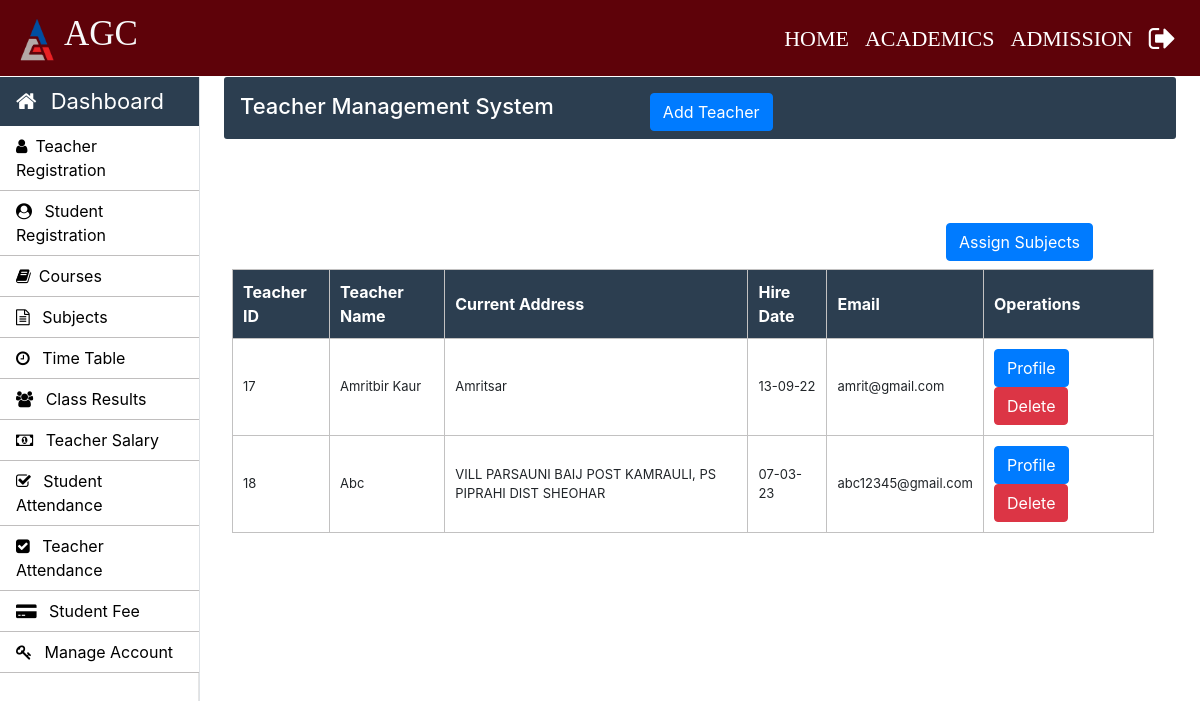
Screenshot of /Admin/teacher.php (signed in) with the database file from the repository.
### tables this page shows
CREATE TABLE `teacher_info` (
  `teacher_id` int(11) NOT NULL,
  `department` varchar(30) NOT NULL,
  `designation` varchar(30) NOT NULL,
  `appointment_type` varchar(30) NOT NULL,
  `employee_name` varchar(30) NOT NULL,
  `father_name` varchar(50) NOT NULL,
  `hq` varchar(30) NOT NULL,
  `employee_role` varchar(30) NOT NULL,
  `employee_code` varchar(30) NOT NULL,
  `doj` varchar(30) NOT NULL,
  `email` varchar(30) NOT NULL,
  `phone_no` varchar(11) NOT NULL,
  `profile_image` blob NOT NULL,
  `teacher_status` varchar(10) NOT NULL,
  `marital_status` varchar(30) NOT NULL,
  `dob` varchar(15) NOT NULL,
  `gender` varchar(10) NOT NULL,
  `address` varchar(100) NOT NULL,
  `city` varchar(100) NOT NULL,
  `country` varchar(50) NOT NULL,
  `state` varchar(20) NOT NULL,
  `unet` varchar(30) NOT NULL,
  `hire_date` varchar(10) NOT NULL
);

### Admin/teacher.php (the view, shortened to what this page needs)
<?php
		require_once "../connection/connection.php";
	?>
<!doctype html>
<html lang="en">
	<head>
	</head>
	<body>
		<?php include('../common/common-header.php') ?>
		<?php include('../common/admin-sidebar.php') ?>
		<main role="main" class="col-xl-10 col-lg-9 col-md-8 ml-sm-auto px-md-4 mb-2 w-100">
			<div class="sub-main">
				<div class="text-center d-flex flex-wrap flex-md-nowrap pt-3 pb-2 mb-3 text-white admin-dashboard pl-3">
					<div class="d-flex">
						<h4 class="mr-5">Teacher Management System </h4>
						<button type="button" class="btn btn-primary ml-5" data-toggle="modal" data-target=".bd-example-modal-lg">Add Teacher</button>
					</div>
				</div>
				<div class="row w-100">
				</div>
				<div class="row w-100">
					<div class="col-md-12 ml-2">
						<section class="mt-3">
							<div class="row">
								<div class="col-md-3 offset-9 pt-5 mb-2">
									<button type="button" class="btn btn-primary" data-toggle="modal" data-target=".bd-example-modal-lg1">Assign Subjects</button>
								</div>
							</div>
							<table class="w-100 table-elements mb-5 table-three-tr" cellpadding="10">
								<tr class="table-tr-head table-three text-white">
									<th>Teacher ID</th>
									<th>Teacher Name</th>
									<th>Current Address</th>
									<th>Hire Date</th>
									<th>Email</th>
									<th>Operations</th>
								</tr>
								<?php
								$query="select teacher_id,employee_name,address,hire_date,email from teacher_info";
								$run=mysqli_query($con,$query);
								while($row=mysqli_fetch_array($run)) {
									echo "<tr>";
									echo "<td>".$row["teacher_id"]."</td>";
									echo "<td>".$row["employee_name"]." </td>";
									echo "<td>".$row["address"]."</td>";
									echo "<td>".$row["hire_date"]."</td>";
									echo "<td>".$row["email"]."</td>";
									echo	"<td width='170'><a class='btn btn-primary' href=display-teacher.php?teacher_id=".$row['teacher_id'].">Profile</a> <a class='btn btn-danger' href=delete-function.php?teacher_id=".$row['teacher_id'].">Delete</a></td>";
									echo "</tr>";
								}
								?>
							</table>
						</section>
					</div>
				</div>
			</div>
		</main>
	</body>
</html>

### Css/style.css (style rules this page uses)
h4 { font-size: 22px; }
.admin-dashboard { margin-top: 1px !important; background: #2c3e50 !important; border-radius: 3px; }
.table-elements tr, td, th { font-size: 13px; border: 1px solid rgb(194, 193, 193); padding-left: 10px !important; }
.table-three { background: #2c3e50 !important; }
.table-tr-head { height: 45px !important; padding: 10px !important; margin-top: 5px !important; }
.table-font-for-transcript td, th { font-size: 16px !important; }

### rows the page displays
teacher_info: teacher_id "17", employee_name "Amritbir Kaur", address "Amritsar", hire_date "13-09-22", email "amrit@gmail.com"
teacher_info: teacher_id "18", employee_name "Abc", address "VILL PARSAUNI BAIJ POST KAMRAULI, PS PIPRAHI DIST SHEOHAR", hire_date "07-03-23", email "abc12345@gmail.com"
